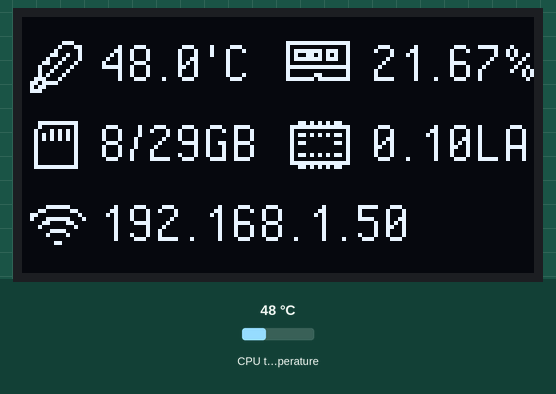
A program run on a simulated Raspberry Pi (BCM pin numbers). On the bench: 128×64 one-colour display. The inputs (shaded band) are chosen by the test bench; at power-on: CPU temperature 48 °C. System figures (address, load, memory, disk, uptime) are fixed made-up values; text uses the font file from the repository.

Above: at 1.2 s.
1.3 s: CPU temperature set to 31 °C
At 3.1 s:
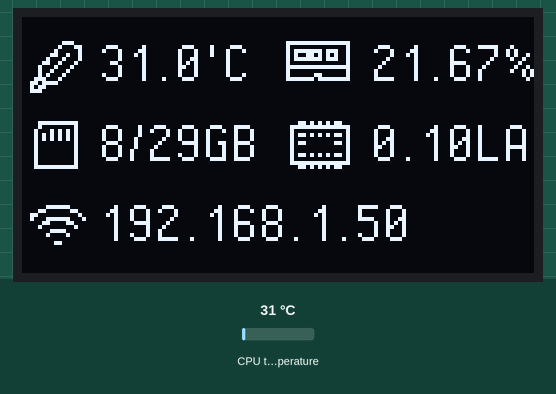
3.9 s: CPU temperature set to 44 °C
At 5.0 s:
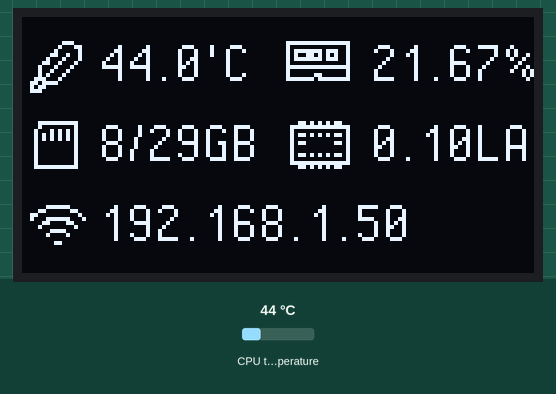
Timing chart, 0 to 6.9 s (numbered marks = the images above; inputs shaded):
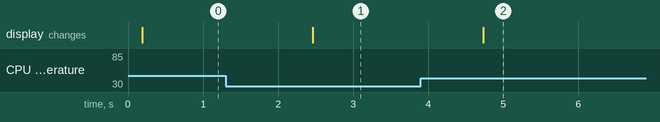

The program:

monitor.py
```python
import time
import board
import busio
import digitalio

from PIL import Image, ImageDraw, ImageFont
import adafruit_ssd1306

import subprocess


# Define the Reset Pin
oled_reset = digitalio.DigitalInOut(board.D4)

# Display Parameters
WIDTH = 128
HEIGHT = 64
BORDER = 5

# Display Refresh
LOOPTIME = 1.0

# Use for I2C.
i2c = board.I2C()
oled = adafruit_ssd1306.SSD1306_I2C(WIDTH, HEIGHT, i2c, addr=0x3C, reset=oled_reset)

# Clear display.
oled.fill(0)
oled.show()

# Create blank image for drawing.
# Make sure to create image with mode '1' for 1-bit color.
width = oled.width
height = oled.height
image = Image.new('1', (width, height))

# Get drawing object to draw on image.
draw = ImageDraw.Draw(image)

# Draw a black filled box to clear the image.
draw.rectangle((0,0,width,height), outline=0, fill=0)

# Draw some shapes.
# First define some constants to allow easy resizing of shapes.
padding = -2
top = padding
bottom = height-padding
# Move left to right keeping track of the current x position for drawing shapes.
x = 0


# Load default font.
font = ImageFont.load_default()

# Alternatively load a TTF font.  Make sure the .ttf font file is in the same directory as the python script!
# Some other nice fonts to try: http://www.dafont.com/bitmap.php
# Icons website: https://icons8.com/line-awesome
font = ImageFont.truetype('PixelOperator.ttf', 16)
icon_font= ImageFont.truetype('lineawesome-webfont.ttf', 18)

while True:

    # Draw a black filled box to clear the image.
    draw.rectangle((0,0,width,height), outline=0, fill=0)

    # Shell scripts for system monitoring from here : https://unix.stackexchange.com/questions/119126/command-to-display-memory-usage-disk-usage-and-cpu-load
    cmd = "hostname -I | cut -d\' \' -f1 | head --bytes -1"
    IP = subprocess.check_output(cmd, shell = True )

    cmd = "top -bn1 | grep load | awk '{printf \"%.2fLA\", $(NF-2)}'"
    CPU = subprocess.check_output(cmd, shell = True )

    cmd = "free -m | awk 'NR==2{printf \"%.2f%%\", $3*100/$2 }'"
    MemUsage = subprocess.check_output(cmd, shell = True )

    cmd = "df -h | awk '$NF==\"/\"{printf \"HDD: %d/%dGB %s\", $3,$2,$5}'"
    cmd = "df -h | awk '$NF==\"/\"{printf \"%d/%dGB\", $3,$2}'"
    Disk = subprocess.check_output(cmd, shell = True )

    cmd = "vcgencmd measure_temp | cut -d '=' -f 2 | head --bytes -1"
    Temperature = subprocess.check_output(cmd, shell = True )

   # Icons
    # Icon temperature
    draw.text((x, top+5),    chr(62609),  font=icon_font, fill=255)
    # Icon memory
    draw.text((x+65, top+5), chr(62776),  font=icon_font, fill=255)
    # Icon disk
    draw.text((x, top+25), chr(63426),  font=icon_font, fill=255)
    # Icon cpu
    draw.text((x+65, top+25), chr(62171), font=icon_font, fill=255)
    # Icon wifi
    draw.text((x, top+45), chr(61931),  font=icon_font, fill=255)

   # Text
    # Text temperature
    draw.text((x+19, top+5), str(Temperature,'utf-8'),  font=font, fill=255)
    # Text memory usage
    draw.text((x+87, top+5), str(MemUsage,'utf-8'),  font=font, fill=255)
    # Text Disk usage
    draw.text((x+19, top+25), str(Disk,'utf-8'),  font=font, fill=255)
    # Text cpu usage
    draw.text((x+87, top+25), str(CPU,'utf-8'), font=font, fill=255)
    # Text IP address
    draw.text((x+19, top+45), str(IP,'utf-8'),  font=font, fill=255)

   # Display image.
    oled.image(image)
    oled.show()
    time.sleep(LOOPTIME)
```

Measured:
- after the input at 1.3 s, the display: changes after 1.2 s (image 1)
- after the input at 3.9 s, the display: changes after 0.83 s (image 2)
